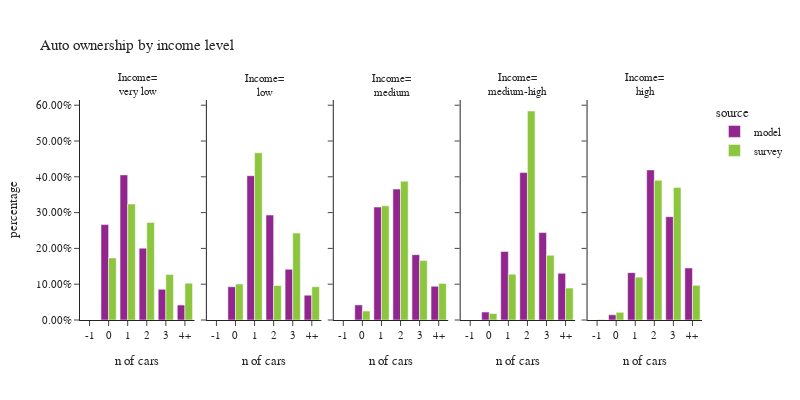

The notebook cell this image was saved under:
### Code cell
plot_auto(hh,'hhincome_group','income level', 'Income')

### Figure 1 — Plotly figure (JSON) as saved in the notebook; plotly's stock layout.template omitted (floating-point values rounded to 4 significant figures)
{"data": [{"alignmentgroup": "True", "customdata": [[0], [108511], [165060], [81727], [34895], [16972]], "hovertemplate": "source=model<br>hhincome_group=very low<br>auto_ownership_simple=%{x}<br>percentage=%{y}<br>sample count=%{customdata[0]}<extra></extra>", "legendgroup": "model", "marker": {"color": "#91268F", "pattern": {"shape": ""}}, "name": "model", "offsetgroup": "model", "orientation": "v", "showlegend": true, "textposition": "auto", "type": "bar", "x": ["-1", "0", "1", "2", "3", "4+"], "xaxis": "x", "y": [0, 0.2665, 0.4054, 0.2007, 0.0857, 0.04168], "yaxis": "y"}, {"alignmentgroup": "True", "customdata": [[0], [37808], [164088], [119337], [57636], [28228]], "hovertemplate": "source=model<br>hhincome_group=low<br>auto_ownership_simple=%{x}<br>percentage=%{y}<br>sample count=%{customdata[0]}<extra></extra>", "legendgroup": "model", "marker": {"color": "#91268F", "pattern": {"shape": ""}}, "name": "model", "offsetgroup": "model", "orientation": "v", "showlegend": false, "textposition": "auto", "type": "bar", "x": ["-1", "0", "1", "2", "3", "4+"], "xaxis": "x2", "y": [0, 0.09287, 0.4031, 0.2931, 0.1416, 0.06934], "yaxis": "y2"}, {"alignmentgroup": "True", "customdata": [[0], [34457], [257815], [298835], [149169], [76832]], "hovertemplate": "source=model<br>hhincome_group=medium<br>auto_ownership_simple=%{x}<br>percentage=%{y}<br>sample count=%{customdata[0]}<extra></extra>", "legendgroup": "model", "marker": {"color": "#91268F", "pattern": {"shape": ""}}, "name": "model", "offsetgroup": "model", "orientation": "v", "showlegend": false, "textposition": "auto", "type": "bar", "x": ["-1", "0", "1", "2", "3", "4+"], "xaxis": "x3", "y": [0, 0.04217, 0.3155, 0.3657, 0.1826, 0.09403], "yaxis": "y3"}, {"alignmentgroup": "True", "customdata": [[0], [18047], [155709], [334798], [198525], [105950]], "hovertemplate": "source=model<br>hhincome_group=medium-high<br>auto_ownership_simple=%{x}<br>percentage=%{y}<br>sample count=%{customdata[0]}<extra></extra>", "legendgroup": "model", "marker": {"color": "#91268F", "pattern": {"shape": ""}}, "name": "model", "offsetgroup": "model", "orientation": "v", "showlegend": false, "textposition": "auto", "type": "bar", "x": ["-1", "0", "1", "2", "3", "4+"], "xaxis": "x4", "y": [0, 0.0222, 0.1915, 0.4118, 0.2442, 0.1303], "yaxis": "y4"}, {"alignmentgroup": "True", "customdata": [[0], [11763], [107383], [340544], [234443], [118033]], "hovertemplate": "source=model<br>hhincome_group=high<br>auto_ownership_simple=%{x}<br>percentage=%{y}<br>sample count=%{customdata[0]}<extra></extra>", "legendgroup": "model", "marker": {"color": "#91268F", "pattern": {"shape": ""}}, "name": "model", "offsetgroup": "model", "orientation": "v", "showlegend": false, "textposition": "auto", "type": "bar", "x": ["-1", "0", "1", "2", "3", "4+"], "xaxis": "x5", "y": [0, 0.01448, 0.1322, 0.4193, 0.2887, 0.1453], "yaxis": "y5"}, {"alignmentgroup": "True", "customdata": [[0], [2793], [6320], [4191], [1047], [627]], "hovertemplate": "source=survey<br>hhincome_group=very low<br>auto_ownership_simple=%{x}<br>percentage=%{y}<br>sample count=%{customdata[0]}<extra></extra>", "legendgroup": "survey", "marker": {"color": "#8CC63E", "pattern": {"shape": ""}}, "name": "survey", "offsetgroup": "survey", "orientation": "v", "showlegend": true, "textposition": "auto", "type": "bar", "x": ["-1", "0", "1", "2", "3", "4+"], "xaxis": "x", "y": [0, 0.1733, 0.3241, 0.2725, 0.1272, 0.1029], "yaxis": "y"}, {"alignmentgroup": "True", "customdata": [[0], [722], [2174], [657], [233], [51]], "hovertemplate": "source=survey<br>hhincome_group=low<br>auto_ownership_simple=%{x}<br>percentage=%{y}<br>sample count=%{customdata[0]}<extra></extra>", "legendgroup": "survey", "marker": {"color": "#8CC63E", "pattern": {"shape": ""}}, "name": "survey", "offsetgroup": "survey", "orientation": "v", "showlegend": false, "textposition": "auto", "type": "bar", "x": ["-1", "0", "1", "2", "3", "4+"], "xaxis": "x2", "y": [0, 0.1007, 0.4672, 0.09645, 0.2427, 0.0929], "yaxis": "y2"}, {"alignmentgroup": "True", "customdata": [[0], [1250], [6561], [4022], [1361], [713]], "hovertemplate": "source=survey<br>hhincome_group=medium<br>auto_ownership_simple=%{x}<br>percentage=%{y}<br>sample count=%{customdata[0]}<extra></extra>", "legendgroup": "survey", "marker": {"color": "#8CC63E", "pattern": {"shape": ""}}, "name": "survey", "offsetgroup": "survey", "orientation": "v", "showlegend": false, "textposition": "auto", "type": "bar", "x": ["-1", "0", "1", "2", "3", "4+"], "xaxis": "x3", "y": [0, 0.0251, 0.3188, 0.3879, 0.166, 0.1022], "yaxis": "y3"}, {"alignmentgroup": "True", "customdata": [[0], [787], [5616], [6850], [1874], [576]], "hovertemplate": "source=survey<br>hhincome_group=medium-high<br>auto_ownership_simple=%{x}<br>percentage=%{y}<br>sample count=%{customdata[0]}<extra></extra>", "legendgroup": "survey", "marker": {"color": "#8CC63E", "pattern": {"shape": ""}}, "name": "survey", "offsetgroup": "survey", "orientation": "v", "showlegend": false, "textposition": "auto", "type": "bar", "x": ["-1", "0", "1", "2", "3", "4+"], "xaxis": "x4", "y": [0, 0.01808, 0.1281, 0.5838, 0.181, 0.08908], "yaxis": "y4"}, {"alignmentgroup": "True", "customdata": [[10], [393], [3227], [3959], [1272], [395]], "hovertemplate": "source=survey<br>hhincome_group=high<br>auto_ownership_simple=%{x}<br>percentage=%{y}<br>sample count=%{customdata[0]}<extra></extra>", "legendgroup": "survey", "marker": {"color": "#8CC63E", "pattern": {"shape": ""}}, "name": "survey", "offsetgroup": "survey", "orientation": "v", "showlegend": false, "textposition": "auto", "type": "bar", "x": ["-1", "0", "1", "2", "3", "4+"], "xaxis": "x5", "y": [0.001342, 0.02132, 0.1197, 0.3903, 0.3704, 0.09702], "yaxis": "y5"}], "layout": {"annotations": [{"font": {}, "showarrow": false, "text": "Income=<br>very low", "x": 0.092, "xanchor": "center", "xref": "paper", "y": 1, "yanchor": "bottom", "yref": "paper"}, {"font": {}, "showarrow": false, "text": "Income=<br>low", "x": 0.296, "xanchor": "center", "xref": "paper", "y": 1, "yanchor": "bottom", "yref": "paper"}, {"font": {}, "showarrow": false, "text": "Income=<br>medium", "x": 0.5, "xanchor": "center", "xref": "paper", "y": 1, "yanchor": "bottom", "yref": "paper"}, {"font": {}, "showarrow": false, "text": "Income=<br>medium-high", "x": 0.704, "xanchor": "center", "xref": "paper", "y": 1, "yanchor": "bottom", "yref": "paper"}, {"font": {}, "showarrow": false, "text": "Income=<br>high", "x": 0.908, "xanchor": "center", "xref": "paper", "y": 1, "yanchor": "bottom", "yref": "paper"}], "barmode": "group", "font": {"size": 11}, "height": 400, "legend": {"title": {"text": "source"}, "tracegroupgap": 0}, "title": {"text": "Auto ownership by income level"}, "width": 800, "xaxis": {"anchor": "y", "domain": [0, 0.184], "title": {"text": "n of cars"}}, "xaxis2": {"anchor": "y2", "domain": [0.204, 0.388], "matches": "x", "title": {"text": "n of cars"}}, "xaxis3": {"anchor": "y3", "domain": [0.408, 0.592], "matches": "x", "title": {"text": "n of cars"}}, "xaxis4": {"anchor": "y4", "domain": [0.612, 0.796], "matches": "x", "title": {"text": "n of cars"}}, "xaxis5": {"anchor": "y5", "domain": [0.816, 1], "matches": "x", "title": {"text": "n of cars"}}, "yaxis": {"anchor": "x", "domain": [0, 1], "tickformat": ".2%", "title": {"text": "percentage"}}, "yaxis2": {"anchor": "x2", "domain": [0, 1], "matches": "y", "showticklabels": false, "tickformat": ".2%"}, "yaxis3": {"anchor": "x3", "domain": [0, 1], "matches": "y", "showticklabels": false, "tickformat": ".2%"}, "yaxis4": {"anchor": "x4", "domain": [0, 1], "matches": "y", "showticklabels": false, "tickformat": ".2%"}, "yaxis5": {"anchor": "x5", "domain": [0, 1], "matches": "y", "showticklabels": false, "tickformat": ".2%"}}}
